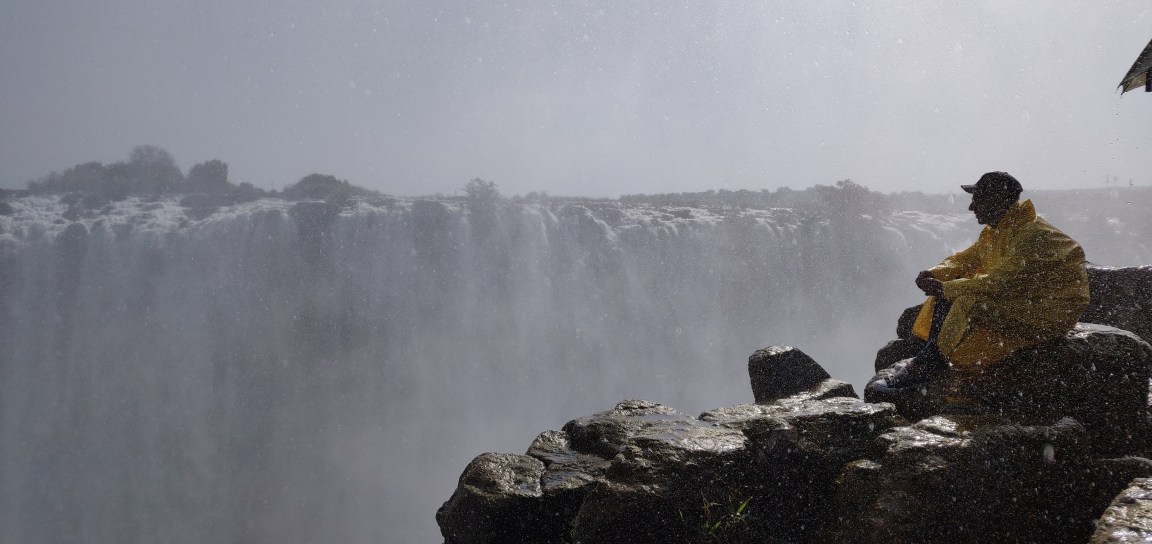
#> input picture pictures/falls.jpg, 4608 x 2176 px, found by its file name (shown at 1/4 size)
$ python contour_detection.py
#> lines starting #> are read from the running program, lines starting #| are printed output that depends on the picture; after the words box and inside, x2 and y2 are one past the last pixel; in counts of white or black regions, pixels touching at a corner belong together
import cv2 as cv
import numpy as np

img = cv.imread('/home/arpitjain/Desktop/Code/Python/OpenCV/pictures/falls.jpg')
#> img is the input picture: shape (2176, 4608, 3); mean B, G, R 129.6, 123.5, 123.1
image = cv.resize(img, (700,500), interpolation=cv.INTER_AREA)
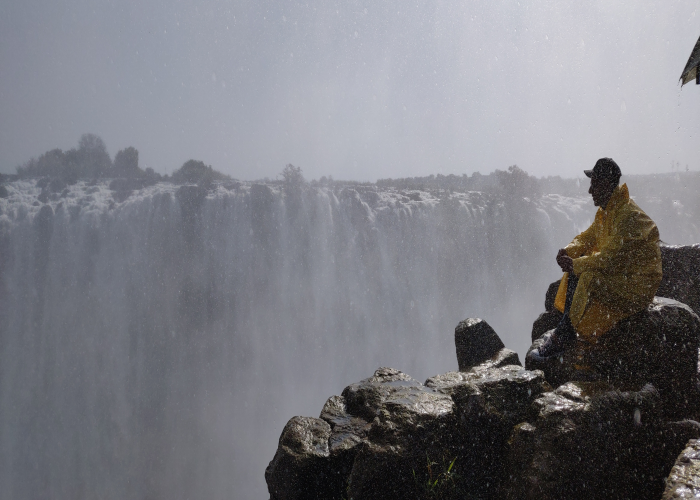
#> image: shape (500, 700, 3); mean B, G, R 129.6, 123.5, 123.1


blank= np.zeros((500, 700, 3), dtype='uint8')


gray = cv.cvtColor(image,cv.COLOR_BGR2GRAY)


blurr = cv.GaussianBlur(gray, (3,3), cv.BORDER_DEFAULT)

canny = cv.Canny(blurr, 125, 175)
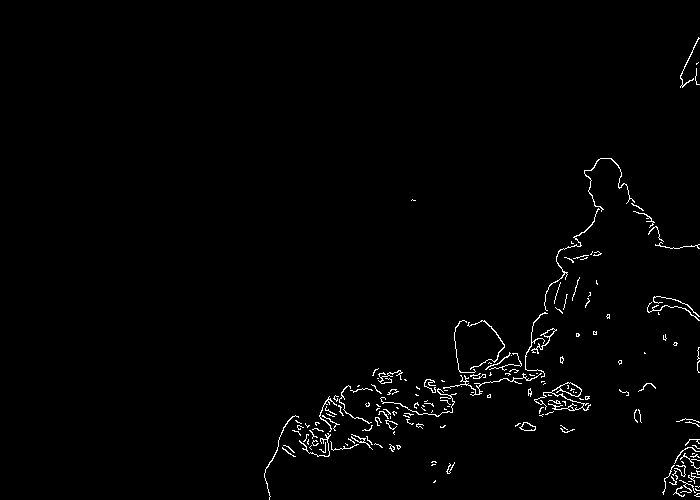
#> canny: shape (500, 700); 1.3% white in thin lines or dots, all inside (x1, y1, x2, y2) = (264, 37, 700, 500)
cv.imshow('canny', canny)

contours, heirarchies = cv.findContours(canny, cv.RETR_LIST, cv.CHAIN_APPROX_SIMPLE)
#> contours = 193 contours, 176 with area under 20; largest, box (x1, y1, x2, y2) and area: (534, 382, 591, 411) 247, (559, 382, 582, 397) 173, (519, 422, 536, 431) 86, (520, 422, 536, 431) 76, (531, 328, 557, 354) 74
print(f'{len(contours)} contours')
#| 193 contours

cv.drawContours(blank, contours, -1, (0,0,255))
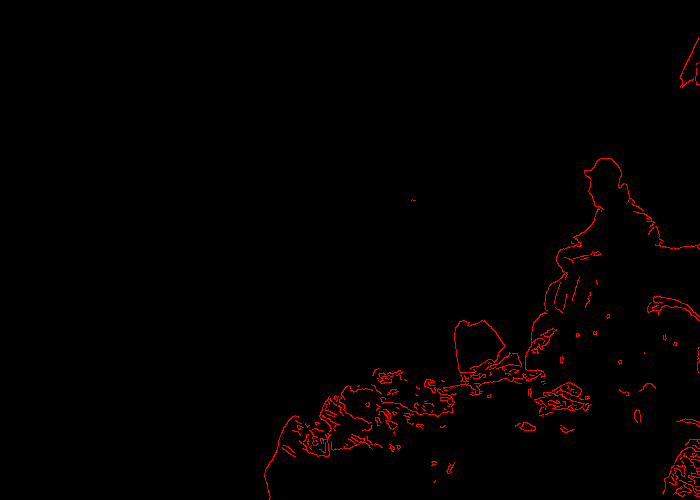
#> blank: shape (500, 700, 3); mean of channels 0, 1, 2 0, 0, 3.3; drawn as B, G, R
cv.imshow('contours drawn', blank)


cv.waitKey(0)

$ run again, with pictures/me2.jpg copied over pictures/falls.jpg
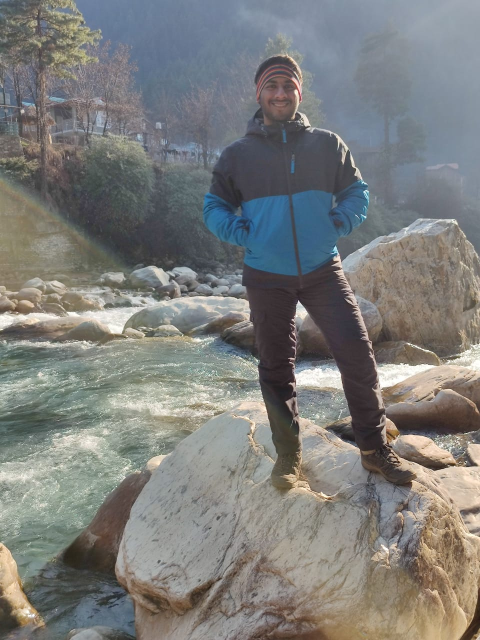
#> input picture pictures/me2.jpg, 960 x 1280 px, found by its file name (shown at 1/2 size)
#> img is the input picture: shape (1280, 960, 3); mean B, G, R 123.2, 125.2, 124.5
#> `canny = cv.Canny(blurr, 125, 175)`:
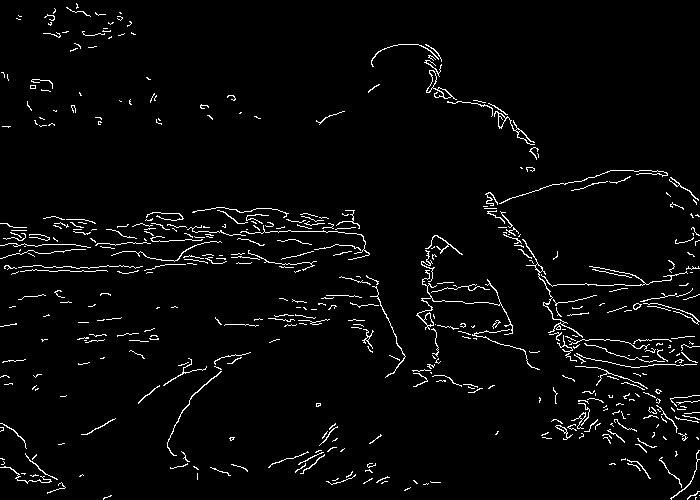
#> canny: shape (500, 700); 3.2% white in thin lines or dots
#> contours = 466 contours, 443 with area under 20; largest, box (x1, y1, x2, y2) and area: (426, 70, 457, 100) 168, (416, 270, 513, 335) 132, (494, 111, 535, 145) 114, (522, 239, 583, 338) 106, (426, 70, 437, 93) 80
#| 466 contours
#> `cv.drawContours(blank, contours, -1, (0,0,255))`:
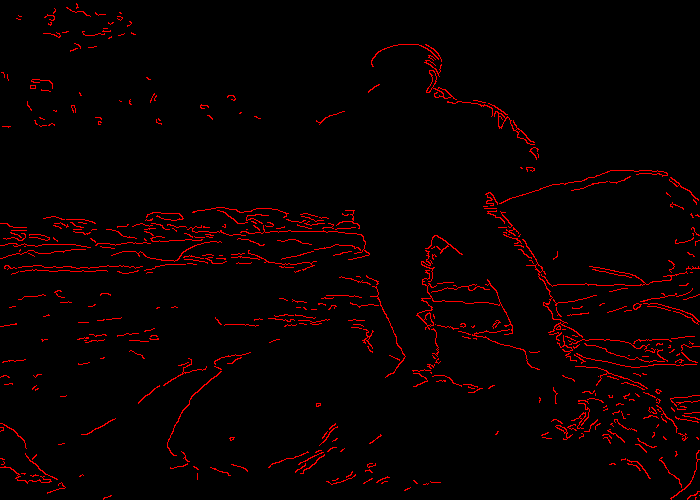
#> blank: shape (500, 700, 3); mean of channels 0, 1, 2 0, 0, 8.1; drawn as B, G, R
